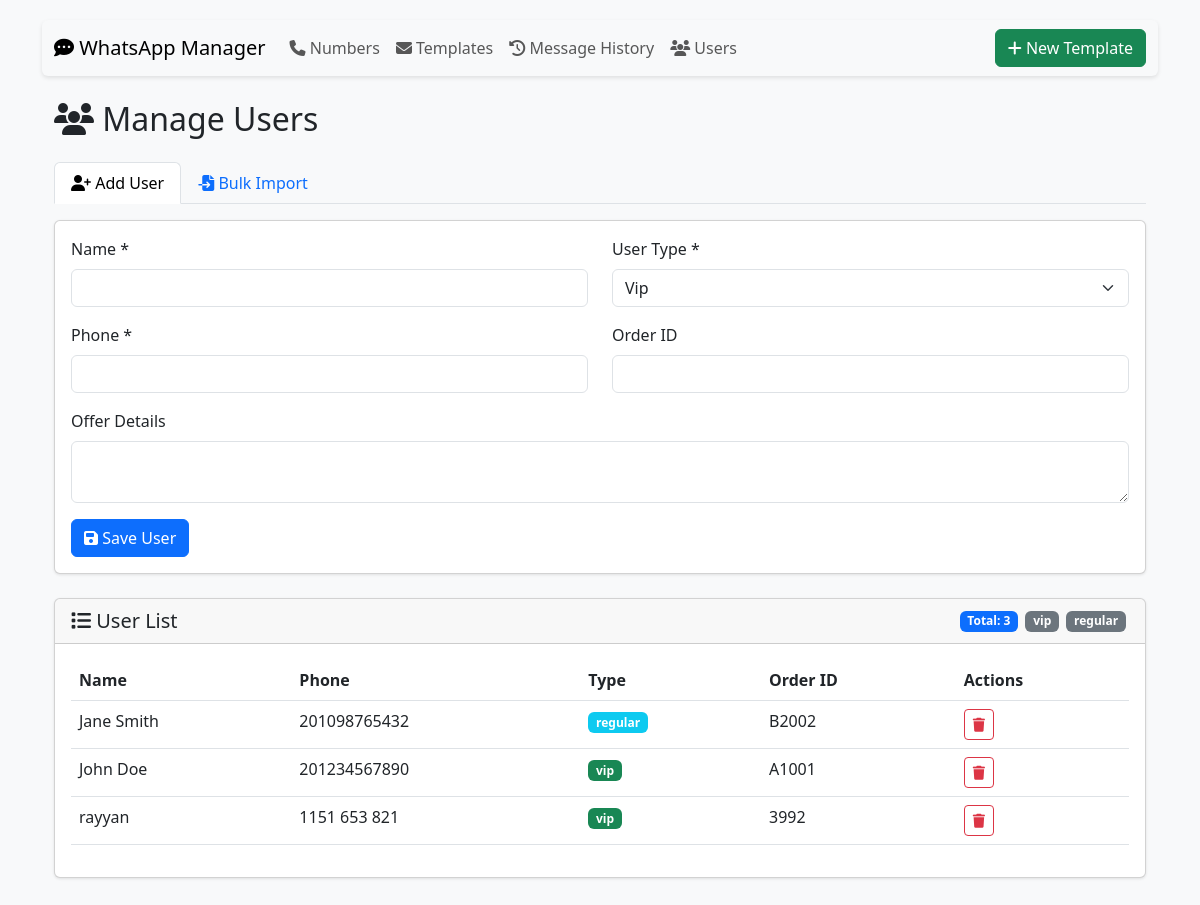
Screenshot of /users with the database file from the repository.
### tables this page shows
CREATE TABLE users (
                id INTEGER PRIMARY KEY AUTOINCREMENT,
                name TEXT NOT NULL,
                phone TEXT NOT NULL UNIQUE,
                order_id TEXT,
                offer_details TEXT,
                user_type TEXT NOT NULL DEFAULT 'regular',
                created_at TEXT DEFAULT CURRENT_TIMESTAMP
            );

### app.py (the view, shortened to what this page needs)
@app.route('/users', methods=['GET', 'POST'])
def manage_users():
    with sqlite3.connect('database.db') as conn:
        conn.row_factory = sqlite3.Row
        users = conn.execute('SELECT * FROM users ORDER BY name').fetchall()
        user_types = conn.execute('SELECT DISTINCT user_type FROM users').fetchall()
    return render_template('manage_users.html', users=users, user_types=user_types)

### app.py (called while the page is built)
@app.context_processor
def utility_processor():
    return dict(get_template_variables=get_template_variables)

### templates/manage_users.html (shortened to what this page needs)
{% extends "base.html" %}
{% block content %}
<div class="container mt-4">
    <h2><i class="fas fa-users"></i> Manage Users</h2>
    <ul class="nav nav-tabs mt-4" id="userTabs" role="tablist">
        <li class="nav-item" role="presentation">
            <button class="nav-link active" id="add-tab" data-bs-toggle="tab" data-bs-target="#addUser" type="button">
                <i class="fas fa-user-plus"></i> Add User
            </button>
        </li>
        <li class="nav-item" role="presentation">
            <button class="nav-link" id="bulk-tab" data-bs-toggle="tab" data-bs-target="#bulkImport" type="button">
                <i class="fas fa-file-import"></i> Bulk Import
            </button>
        </li>
    </ul>
    <div class="tab-content" id="userTabsContent">
        <div class="tab-pane fade show active" id="addUser" role="tabpanel">
            <div class="card mt-3">
                <div class="card-body">
                    <form method="POST" action="{{ url_for('manage_users') }}">
                        <div class="row">
                            <div class="col-md-6">
                                <div class="mb-3">
                                    <label class="form-label">Name *</label>
                                    <input type="text" name="name" class="form-control" required>
                                </div>
                                <div class="mb-3">
                                    <label class="form-label">Phone *</label>
                                    <input type="text" name="phone" class="form-control" required>
                                </div>
                            </div>
                            <div class="col-md-6">
                                <div class="mb-3">
                                    <label class="form-label">User Type *</label>
                                     <select name="user_type" class="form-select" required>
                                            {% if user_types %}
                                                {% for type in user_types %}
                                                    <option value="{{ type['user_type'] }}"
                                                        {% if request.form.get('user_type') == type['user_type'] %}selected{% endif %}>
                                                        {{ type['user_type']|title }}
                                                    </option>
                                                {% endfor %}
                                            {% else %}
                                                <option value="">No user types found</option>
                                            {% endif %}
                                    </select>
                                </div>
                                <div class="mb-3">
                                    <label class="form-label">Order ID</label>
                                    <input type="text" name="order_id" class="form-control">
                                </div>
                            </div>
                        </div>
                        <div class="mb-3">
                            <label class="form-label">Offer Details</label>
                            <textarea name="offer_details" class="form-control" rows="2"></textarea>
                        </div>
                        <button type="submit" class="btn btn-primary">
                            <i class="fas fa-save"></i> Save User
                        </button>
                    </form>
                </div>
            </div>
        </div>
    </div>
    <div class="card mt-4">
        <div class="card-header d-flex justify-content-between align-items-center">
            <h5 class="mb-0"><i class="fas fa-list"></i> User List</h5>
            <div>
                <span class="badge bg-primary">Total: {{ users|length }}</span>
                {% for type in user_types %}
                    <span class="badge bg-secondary">{{ type['user_type'] }}</span>
                {% endfor %}
            </div>
        </div>
        <div class="card-body">
            <div class="table-responsive">
                <table class="table table-hover">
                    <thead>
                        <tr>
                            <th>Name</th>
                            <th>Phone</th>
                            <th>Type</th>
                            <th>Order ID</th>
                            <th>Actions</th>
                        </tr>
                    </thead>
                    <tbody>
                        {% for user in users %}
                        <tr>
                            <td>{{ user['name'] }}</td>
                            <td>{{ user['phone'] }}</td>
                            <td>
                                <span class="badge bg-{{ 'success' if user['user_type'] == 'vip' else 'info' }}">
                                    {{ user['user_type'] }}
                                </span>
                            </td>
                            <td>{{ user['order_id'] }}</td>
                            <td>
                                <form method="POST" action="{{ url_for('delete_user', user_id=user['id']) }}"
                                      onsubmit="return confirm('Delete this user?');" class="d-inline">
                                    <button type="submit" class="btn btn-sm btn-outline-danger">
                                        <i class="fas fa-trash"></i>
                                    </button>
                                </form>
                            </td>
                        </tr>
                        {% else %}
                        <tr>
                            <td colspan="5" class="text-center">No users found</td>
                        </tr>
                        {% endfor %}
                    </tbody>
                </table>
            </div>
        </div>
    </div>
</div>
{% endblock %}

### templates/base.html (shortened to what this page needs)
<!DOCTYPE html>
<html lang="en">
<head>
    <link href="https://cdn.jsdelivr.net/npm/bootstrap@5.3.0/dist/css/bootstrap.min.css" rel="stylesheet">
    <link rel="stylesheet" href="https://cdnjs.cloudflare.com/ajax/libs/font-awesome/6.4.0/css/all.min.css">
</head>
<body>
    <div class="container">
        <nav class="navbar navbar-expand-lg navbar-light bg-light rounded">
            <div class="container-fluid">
                <a class="navbar-brand" href="{{ url_for('index') }}">
                    <i class="fas fa-comment-dots"></i> WhatsApp Manager
                </a>
                <div class="collapse navbar-collapse" id="navbarNav">
                    <ul class="navbar-nav me-auto">
                        <li class="nav-item">
                            <a class="nav-link" href="{{ url_for('index') }}">
                                <i class="fas fa-phone"></i> Numbers
                            </a>
                        </li>
                        <li class="nav-item">
                            <a class="nav-link" href="{{ url_for('manage_templates') }}">
                                <i class="fas fa-envelope"></i> Templates
                            </a>
                        </li>
                        <li class="nav-item">
                            <a class="nav-link" href="{{ url_for('show_results') }}">
                                <i class="fas fa-history"></i> Message History
                            </a>
                        </li>
                        <li class="nav-item">
                            <a class="nav-link" href="{{ url_for('manage_users') }}">
                                <i class="fas fa-users"></i> Users
                            </a>
                        </li>
                    </ul>
                    <div class="d-flex">
                        <a href="{{ url_for('create_template') }}" class="btn btn-success">
                            <i class="fas fa-plus"></i> New Template
                        </a>
                    </div>
                </div>
            </div>
        </nav>
        {% block content %}{% endblock %}
    </div>
</body>
</html>

### templates/base.html (style rules this page uses)
body { padding-top: 20px; padding-bottom: 20px; background-color: #f8f9fa; }
.navbar { margin-bottom: 20px; box-shadow: 0 2px 4px rgba(0,0,0,.1); }
.card { margin-bottom: 20px; box-shadow: 0 1px 3px rgba(0,0,0,.1); }
.badge { margin-right: 3px; margin-bottom: 3px; }

### rows the page displays
users: name "Jane Smith", phone "201098765432", user_type "regular", order_id "B2002"
users: name "John Doe", phone "201234567890", user_type "vip", order_id "A1001"
users: name "rayyan", phone "1151 653 821", user_type "vip", order_id "3992"

### other values shown
{{ users|length }} "3"
{{ type['user_type'] }} "vip" "regular"
form field user_type "Vip"
